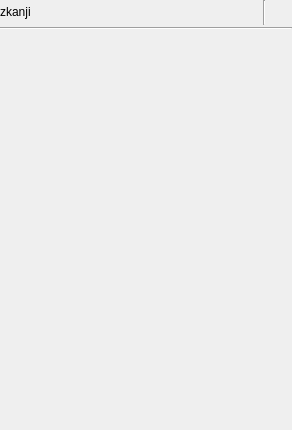
<?xml version="1.0" encoding="UTF-8"?>
<ui version="4.0">
 <class>PopupKanjiSearch</class>
 <widget class="ZWindow" name="PopupKanjiSearch">
  <property name="geometry">
   <rect>
    <x>0</x>
    <y>0</y>
    <width>292</width>
    <height>430</height>
   </rect>
  </property>
  <property name="windowTitle">
   <string>zkanji - Kanji search</string>
  </property>
  <widget class="QWidget" name="centralwidget">
   <layout class="QVBoxLayout" name="verticalLayout_2" stretch="0,1">
    <property name="spacing">
     <number>0</number>
    </property>
    <property name="leftMargin">
     <number>0</number>
    </property>
    <property name="topMargin">
     <number>0</number>
    </property>
    <property name="rightMargin">
     <number>0</number>
    </property>
    <property name="bottomMargin">
     <number>0</number>
    </property>
    <item>
     <widget class="QWidget" name="captionWidget" native="true">
      <layout class="QVBoxLayout" name="verticalLayout">
       <property name="spacing">
        <number>2</number>
       </property>
       <property name="leftMargin">
        <number>0</number>
       </property>
       <property name="topMargin">
        <number>0</number>
       </property>
       <property name="rightMargin">
        <number>0</number>
       </property>
       <property name="bottomMargin">
        <number>0</number>
       </property>
       <item>
        <layout class="QHBoxLayout" name="captionLayout">
         <property name="spacing">
          <number>0</number>
         </property>
         <item>
          <widget class="QLabel" name="label">
           <property name="sizePolicy">
            <sizepolicy hsizetype="Expanding" vsizetype="Fixed">
             <horstretch>0</horstretch>
             <verstretch>0</verstretch>
            </sizepolicy>
           </property>
           <property name="text">
            <string notr="true">zkanji</string>
           </property>
           <property name="textInteractionFlags">
            <set>Qt::NoTextInteraction</set>
           </property>
          </widget>
         </item>
         <item>
          <widget class="Line" name="line_2">
           <property name="orientation">
            <enum>Qt::Vertical</enum>
           </property>
          </widget>
         </item>
         <item>
          <widget class="QToolButton" name="pinButton">
           <property name="icon">
            <iconset resource="../Resources/resources.qrc">
             <normaloff>:/closex.svg</normaloff>:/closex.svg</iconset>
           </property>
           <property name="iconSize">
            <size>
             <width>18</width>
             <height>18</height>
            </size>
           </property>
           <property name="checkable">
            <bool>true</bool>
           </property>
           <property name="autoRaise">
            <bool>true</bool>
           </property>
          </widget>
         </item>
        </layout>
       </item>
       <item>
        <widget class="Line" name="line">
         <property name="orientation">
          <enum>Qt::Horizontal</enum>
         </property>
        </widget>
       </item>
      </layout>
     </widget>
    </item>
    <item>
     <widget class="KanjiSearchWidget" name="kanjiSearch" native="true"/>
    </item>
   </layout>
  </widget>
 </widget>
 <customwidgets>
  <customwidget>
   <class>ZWindow</class>
   <extends>QMainWindow</extends>
   <header>zwindow.h</header>
   <container>1</container>
  </customwidget>
  <customwidget>
   <class>KanjiSearchWidget</class>
   <extends>QWidget</extends>
   <header>kanjisearchwidget.h</header>
   <container>1</container>
  </customwidget>
 </customwidgets>
 <resources>
  <include location="Resources/resources.qrc"/>
 </resources>
 <connections/>
</ui>
